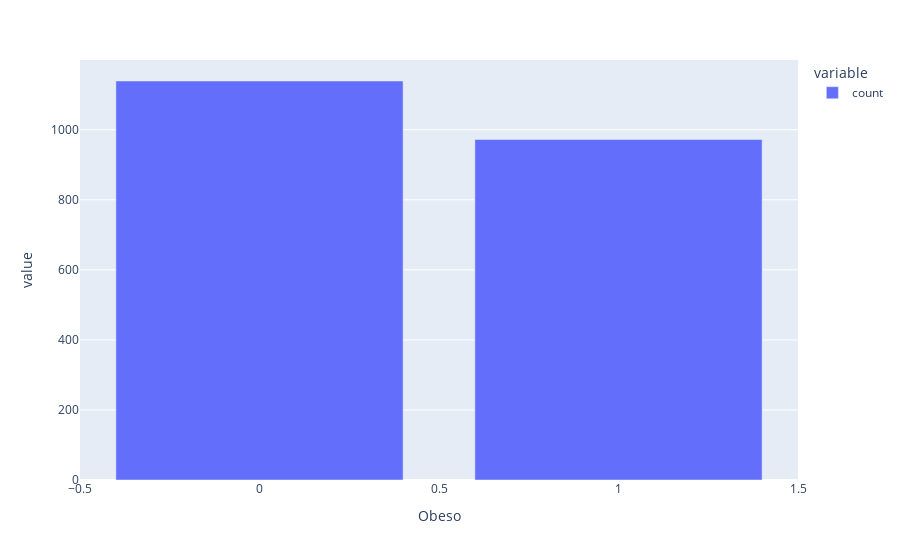

The cell this chart's notebook holds for it:
### Markdown cell above
# EDA

### Code cell
# Distribuição da Variavel Target - Obesidade
px.bar(df_obesidade.value_counts('Obeso'))

### Figure 1 — Plotly figure (JSON) as saved in the notebook; plotly's stock layout.template omitted (floating-point values rounded to 4 significant figures)
{"data": [{"hovertemplate": "variable=count<br>Obeso=%{x}<br>value=%{y}<extra></extra>", "legendgroup": "count", "marker": {"color": "#636efa", "pattern": {"shape": ""}}, "name": "count", "orientation": "v", "showlegend": true, "textposition": "auto", "type": "bar", "x": [0, 1], "xaxis": "x", "y": [1139, 972], "yaxis": "y"}], "layout": {"barmode": "relative", "legend": {"title": {"text": "variable"}, "tracegroupgap": 0}, "margin": {"t": 60}, "xaxis": {"anchor": "y", "domain": [0, 1], "title": {"text": "Obeso"}}, "yaxis": {"anchor": "x", "domain": [0, 1], "title": {"text": "value"}}}}
